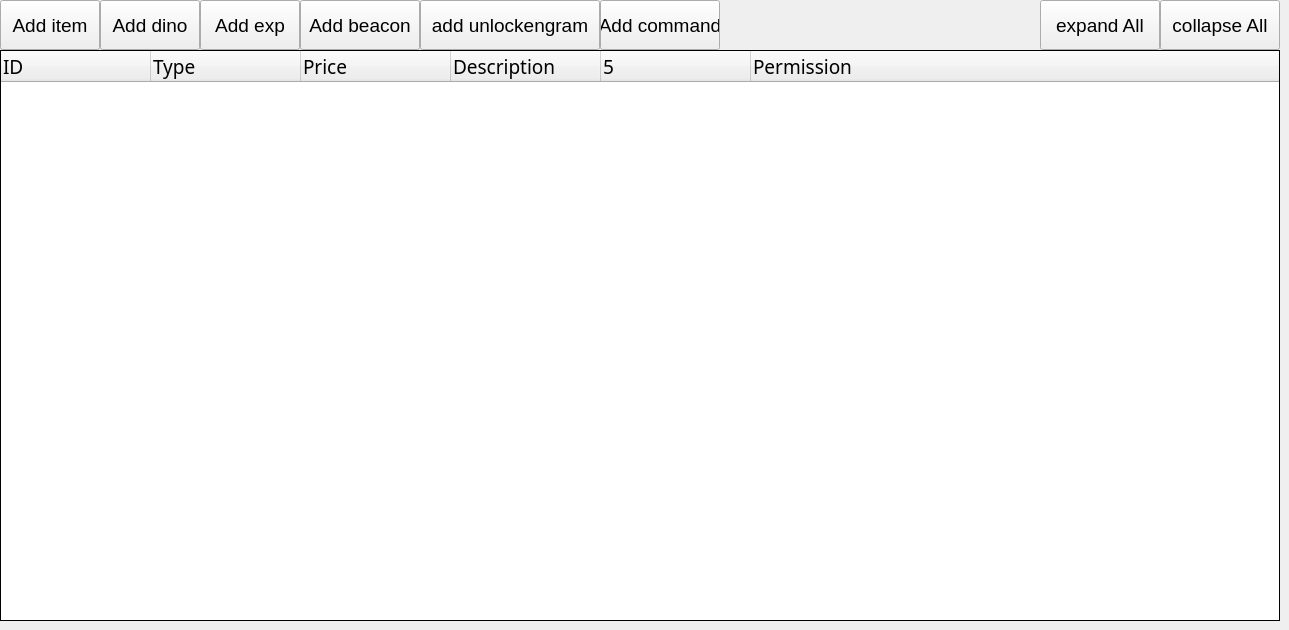
   <widget class="QWidget" name="shop">
    <attribute name="title">
     <string>Shop</string>
    </attribute>
    <widget class="QPushButton" name="Shopadditembutton">
     <property name="geometry">
      <rect>
       <x>0</x>
       <y>0</y>
       <width>100</width>
       <height>50</height>
      </rect>
     </property>
     <property name="font">
      <font>
       <pointsize>14</pointsize>
      </font>
     </property>
     <property name="text">
      <string>Add item</string>
     </property>
    </widget>
    <widget class="QPushButton" name="Shopopenallgroupbutton">
     <property name="geometry">
      <rect>
       <x>1040</x>
       <y>0</y>
       <width>120</width>
       <height>50</height>
      </rect>
     </property>
     <property name="font">
      <font>
       <pointsize>14</pointsize>
      </font>
     </property>
     <property name="text">
      <string>expand All</string>
     </property>
    </widget>
    <widget class="QPushButton" name="Shopadddinobutton">
     <property name="geometry">
      <rect>
       <x>100</x>
       <y>0</y>
       <width>100</width>
       <height>50</height>
      </rect>
     </property>
     <property name="font">
      <font>
       <pointsize>14</pointsize>
      </font>
     </property>
     <property name="text">
      <string>Add dino</string>
     </property>
    </widget>
    <widget class="QPushButton" name="Shopcloseallgroupbutton">
     <property name="geometry">
      <rect>
       <x>1160</x>
       <y>0</y>
       <width>120</width>
       <height>50</height>
      </rect>
     </property>
     <property name="font">
      <font>
       <pointsize>14</pointsize>
      </font>
     </property>
     <property name="text">
      <string>collapse All</string>
     </property>
    </widget>
    <widget class="QTreeWidget" name="ShoptreeWidget">
     <property name="geometry">
      <rect>
       <x>0</x>
       <y>50</y>
       <width>1280</width>
       <height>571</height>
      </rect>
     </property>
     <property name="sizeIncrement">
      <size>
       <width>0</width>
       <height>0</height>
      </size>
     </property>
     <property name="baseSize">
      <size>
       <width>0</width>
       <height>0</height>
      </size>
     </property>
     <property name="font">
      <font>
       <family>楷体</family>
       <pointsize>14</pointsize>
       <stylestrategy>PreferDefault</stylestrategy>
      </font>
     </property>
     <property name="focusPolicy">
      <enum>Qt::NoFocus</enum>
     </property>
     <property name="acceptDrops">
      <bool>true</bool>
     </property>
     <property name="frameShape">
      <enum>QFrame::Box</enum>
     </property>
     <property name="frameShadow">
      <enum>QFrame::Plain</enum>
     </property>
     <property name="autoExpandDelay">
      <number>-1</number>
     </property>
     <property name="indentation">
      <number>20</number>
     </property>
     <property name="headerHidden">
      <bool>false</bool>
     </property>
     <property name="columnCount">
      <number>6</number>
     </property>
     <attribute name="headerCascadingSectionResizes">
      <bool>false</bool>
     </attribute>
     <attribute name="headerMinimumSectionSize">
      <number>24</number>
     </attribute>
     <attribute name="headerDefaultSectionSize">
      <number>150</number>
     </attribute>
     <attribute name="headerHighlightSections">
      <bool>false</bool>
     </attribute>
     <attribute name="headerShowSortIndicator" stdset="0">
      <bool>false</bool>
     </attribute>
     <column>
      <property name="text">
       <string>ID</string>
      </property>
     </column>
     <column>
      <property name="text">
       <string>Type</string>
      </property>
     </column>
     <column>
      <property name="text">
       <string>Price</string>
      </property>
     </column>
     <column>
      <property name="text">
       <string>Description</string>
      </property>
     </column>
     <column>
      <property name="text">
       <string/>
      </property>
     </column>
     <column>
      <property name="text">
       <string>Permission</string>
      </property>
     </column>
    </widget>
    <widget class="QPushButton" name="Shopaddbeaconbutton">
     <property name="geometry">
      <rect>
       <x>300</x>
       <y>0</y>
       <width>120</width>
       <height>50</height>
      </rect>
     </property>
     <property name="font">
      <font>
       <pointsize>14</pointsize>
      </font>
     </property>
     <property name="text">
      <string>Add beacon</string>
     </property>
    </widget>
    <widget class="QPushButton" name="Shopaddexperiencebutton">
     <property name="geometry">
      <rect>
       <x>200</x>
       <y>0</y>
       <width>100</width>
       <height>50</height>
      </rect>
     </property>
     <property name="font">
      <font>
       <pointsize>14</pointsize>
      </font>
     </property>
     <property name="text">
      <string>Add exp</string>
     </property>
    </widget>
    <widget class="QPushButton" name="Shopaddcommandbutton">
     <property name="geometry">
      <rect>
       <x>600</x>
       <y>0</y>
       <width>120</width>
       <height>50</height>
      </rect>
     </property>
     <property name="font">
      <font>
       <pointsize>14</pointsize>
      </font>
     </property>
     <property name="text">
      <string>Add command</string>
     </property>
    </widget>
    <widget class="QPushButton" name="Shopaddunlockengrambutton">
     <property name="geometry">
      <rect>
       <x>420</x>
       <y>0</y>
       <width>180</width>
       <height>50</height>
      </rect>
     </property>
     <property name="font">
      <font>
       <pointsize>14</pointsize>
      </font>
     </property>
     <property name="text">
      <string>add unlockengram</string>
     </property>
    </widget>
   </widget>
